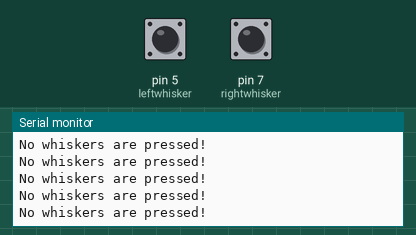
This sketch was run on a simulated Arduino Uno, built with avr-gcc and run on an emulated ATmega328P. Parts: the last lines printed to the serial monitor. The test bench sets the inputs (shaded band); at power-on: pin 5 (leftwhisker) LOW, pin 7 (rightwhisker) LOW.

Above: at 1.2 s.
1.3 s: pin 5 (leftwhisker) pulled HIGH for 0.15 s
At 1.31 s:
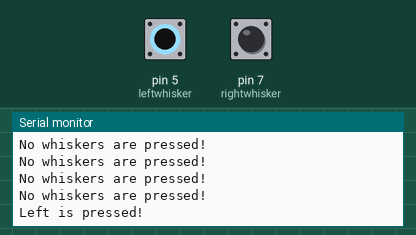
2.9 s: pin 7 (rightwhisker) pulled HIGH for 0.15 s
At 2.91 s:
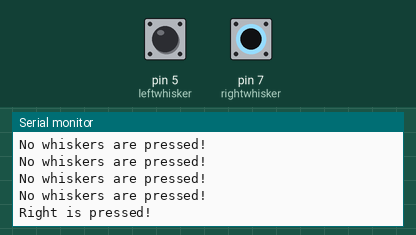
4.5 s: pin 5 (leftwhisker) driven HIGH and pin 7 (rightwhisker) driven HIGH
At 4.62 s:
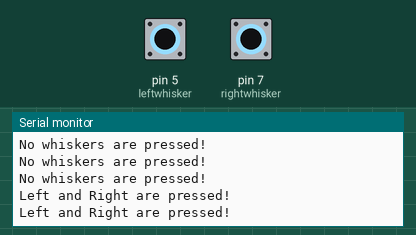

Measured:
- after the input at 1.3 s, the serial monitor: prints a new line at once (image 1)
- after the input at 2.9 s, the serial monitor: prints a new line at once (image 2)
- after the input at 4.5 s, the serial monitor: prints a new line at once (image 3)

The sketch:

whiskerstuff.ino
```cpp
int leftwhisker = 5;
int rightwhisker = 7;
//we declared variables for each whisker pin.


void setup() {
  // put your setup code here, to run once:
  Serial.begin(9600);
  Serial.print("We are set up!");

  pinMode(leftwhisker, INPUT);
  pinMode(rightwhisker, INPUT);
}


void loop() {
  // put your main code here, to run repeatedly:
  int leftWhiskerValue = digitalRead(leftwhisker);
  int rightWhiskerValue = digitalRead(rightwhisker);
  //Serial.print("left :");
  //Serial.println(leftWhiskerValue);
  //Serial.print("right :");
  //Serial.println("rightWhiskerValue");
  if(leftWhiskerValue == 1 && rightWhiskerValue == 1){
      Serial.println("Left and Right are pressed!");
    }else if (leftWhiskerValue == 1){
      Serial.println("Left is pressed!");
    }else if (rightWhiskerValue == 1){
      Serial.println("Right is pressed!");
    }else{
      Serial.println("No whiskers are pressed!");
    }

  delay(100);
}
```
